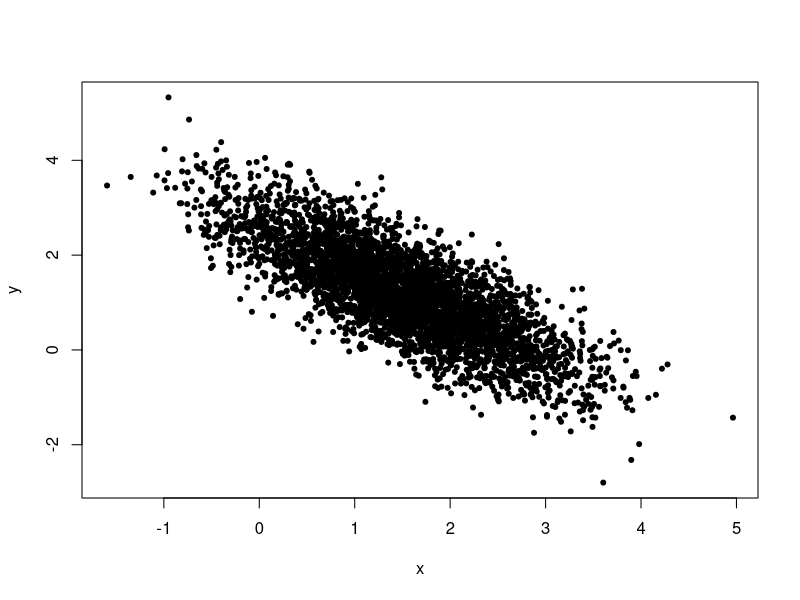

This figure's R source:
# Gibbs sampler for bivariate normal distribution
rho <- -0.80
sd1 <- 1.2
sd2 <- 1.3
mu1 <- 1.5
mu2 <- 1.2
trials <- 5000
burn_trials <- trials / 5
sim_list <- matrix(rep(0, 2 * trials), ncol = 2)

for (i in 2:trials) { # start from (0, 0), so i start from 2
    # updates switch back and forth
    x2 <- sim_list[i - 1, 2]
    mu1_given_x2 <- mu1 + rho * (x2 - mu2) * sd1 / sd2
    sd1_given_x2 <- sd1 * sd1 * (1 - rho * rho)
    sim_list[i, 1] <- rnorm(1, mu1_given_x2, sd1_given_x2)

    x1 <- sim_list[i, 1]
    mu2_given_x1 <- mu2 + rho * (x1 - mu1) * sd2 / sd1
    sd2_given_x1 <- sd2 * sd2 * (1 - rho * rho)
    sim_list[i, 2] <- rnorm(1, mu2_given_x1, sd2_given_x1)
}

sim_list <- sim_list[burn_trials:trials, ]
cov(sim_list)
cov2cor(cov(sim_list))

plot(sim_list, pch = 20, xlab = "x", ylab = "y", main = "")
